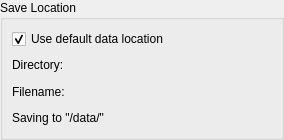
<?xml version="1.0" encoding="UTF-8"?>
<ui version="4.0">
 <class>SaveLocationWidget</class>
 <widget class="QWidget" name="SaveLocationWidget">
  <property name="geometry">
   <rect>
    <x>0</x>
    <y>0</y>
    <width>284</width>
    <height>140</height>
   </rect>
  </property>
  <property name="sizePolicy">
   <sizepolicy hsizetype="MinimumExpanding" vsizetype="Preferred">
    <horstretch>0</horstretch>
    <verstretch>0</verstretch>
   </sizepolicy>
  </property>
  <property name="windowTitle">
   <string>Form</string>
  </property>
  <layout class="QVBoxLayout" name="verticalLayout">
   <property name="leftMargin">
    <number>0</number>
   </property>
   <property name="topMargin">
    <number>0</number>
   </property>
   <property name="rightMargin">
    <number>0</number>
   </property>
   <property name="bottomMargin">
    <number>0</number>
   </property>
   <item>
    <widget class="QGroupBox" name="groupBox">
     <property name="title">
      <string>Save Location</string>
     </property>
     <layout class="QGridLayout" name="gridLayout_3">
      <item row="1" column="0">
       <widget class="QLabel" name="directory_label">
        <property name="text">
         <string>Directory:</string>
        </property>
       </widget>
      </item>
      <item row="2" column="0">
       <widget class="QLabel" name="filename_label">
        <property name="text">
         <string>Filename:</string>
        </property>
       </widget>
      </item>
      <item row="0" column="0">
       <widget class="QCheckBox" name="checkBox">
        <property name="text">
         <string>Use default data location</string>
        </property>
        <property name="checked">
         <bool>true</bool>
        </property>
       </widget>
      </item>
      <item row="3" column="0" colspan="2">
       <widget class="QLabel" name="save_locale_label">
        <property name="text">
         <string>Saving to &quot;/data/&quot;</string>
        </property>
       </widget>
      </item>
      <item row="1" column="1">
       <widget class="FileSelectWidget" name="directory_file_select" native="true"/>
      </item>
      <item row="2" column="1">
       <widget class="FileSelectWidget" name="filename_file_select" native="true"/>
      </item>
     </layout>
    </widget>
   </item>
  </layout>
 </widget>
 <customwidgets>
  <customwidget>
   <class>FileSelectWidget</class>
   <extends>QWidget</extends>
   <header>rfsocinterface.gui.widgets.file_select</header>
   <container>1</container>
  </customwidget>
 </customwidgets>
 <resources/>
 <connections/>
</ui>
